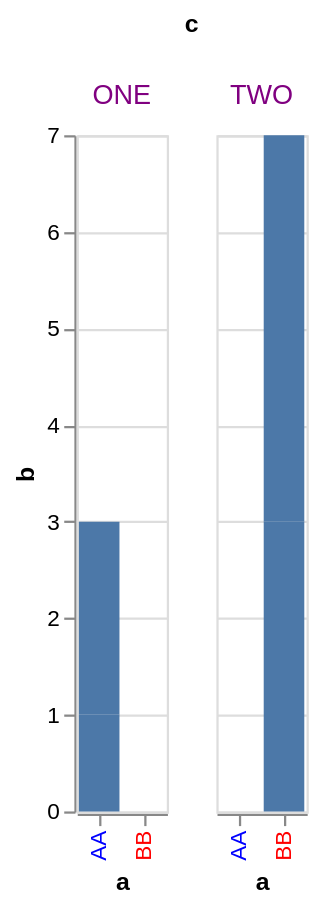

Write a Vega-Lite specification for this figure.
### Vega-Lite specification from a JSON file in a GitHub repository (floating-point values rounded to 4 significant figures)
{"$schema": "https://vega.github.io/schema/vega-lite/v6.json", "description": "Test conditional header labelColor and other label properties with datum.value expressions. This demonstrates that header signal expressions (labelColor, labelFontWeight, labelFontSize) work consistently with axis signal expressions.", "data": {"values": [{"a": "A", "b": 1, "c": "One"}, {"a": "A", "b": 2, "c": "One"}, {"a": "B", "b": 3, "c": "Two"}, {"a": "B", "b": 4, "c": "Two"}]}, "facet": {"column": {"field": "c", "type": "nominal", "header": {"labelExpr": "datum.value === \"One\" ? \"ONE\" : \"TWO\"", "labelColor": {"expr": "datum.value === \"One\" ? \"green\" : \"purple\""}, "labelFontWeight": {"expr": "datum.value === \"One\" ? \"bold\" : \"normal\""}, "labelFontSize": {"expr": "datum.value === \"One\" ? 16 : 12"}}}}, "spec": {"mark": "bar", "encoding": {"x": {"field": "a", "type": "nominal", "axis": {"labelExpr": "datum.value === \"A\" ? \"AA\" : \"BB\"", "labelColor": {"expr": "datum.value === \"A\" ? \"blue\" : \"red\""}}}, "y": {"field": "b", "type": "quantitative"}}}}
